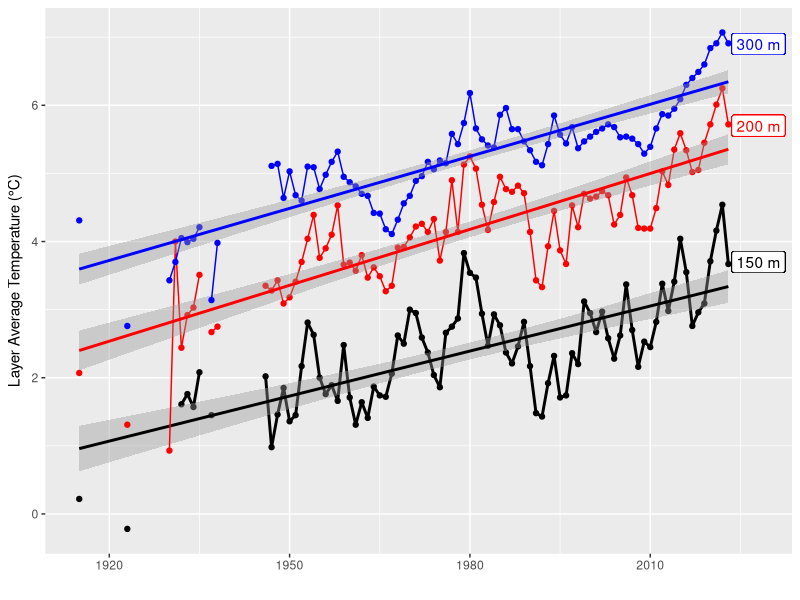

R code for this plot:
library(tidyverse)
#library(patchwork)

Tem <- read.table("GSL_T.dat", header = TRUE, sep = "", col.names = c("Year", "D150m", "D200m", "D250m", "D300m"))

ggpT <- ggplot(Tem) + geom_line(aes(x=Year, y=D150m), color = "black", linewidth = 1.0) +
  geom_point(aes(x=Year, y=D150m), color = "black") +
  geom_smooth(aes(x=Year, y=D150m), method = "lm", se = TRUE, color = "black") +
  geom_label(aes(x=2028, y=3.7, label = "150 m"), color = "black")
ggpT <- ggpT + geom_line(aes(x=Year, y=D200m), color = "red")  +
  geom_point(aes(x=Year, y=D200m), color = "red")  +
  geom_smooth(aes(x=Year, y=D200m), method = "lm", se = TRUE, color = "red") +
  geom_label(aes(x=2028, y=5.7, label = "200 m"), color = "red")
ggpT <- ggpT + geom_line(aes(x=Year, y=D300m), color = "blue") +
  geom_point(aes(x=Year, y=D300m), color = "blue") +
  geom_smooth(aes(x=Year, y=D300m), method = "lm", se = TRUE, color = "blue") +
  geom_label(aes(x=2028, y=6.9, label = "300 m"), color = "blue")
ggpT <- ggpT + ylab(expression("Layer Average Temperature (\u00B0C)"))  + xlab("")

# fit a linear model to the anomaly data
model_150 <- lm(Tem$D150m ~ Tem$Year)
# estimate the 95% confidence interval
confidence_95_150 <- confint(model_150, level = 0.95)
# fit a linear model to the anomaly data
model_200 <- lm(Tem$D200m ~ Tem$Year)
# estimate the 95% confidence interval
confidence_95_200 <- confint(model_200, level = 0.95)
# fit a linear model to the anomaly data
model_300 <- lm(Tem$D300m ~ Tem$Year)
# estimate the 95% confidence interval
confidence_95_300 <- confint(model_300, level = 0.95)


# ggsave("GSL.png", scale = 1)
ggsave("GSL_T_with_lm.png", width = 6, height = 3, units = "in", scale = 1.5, dpi = 1200)
